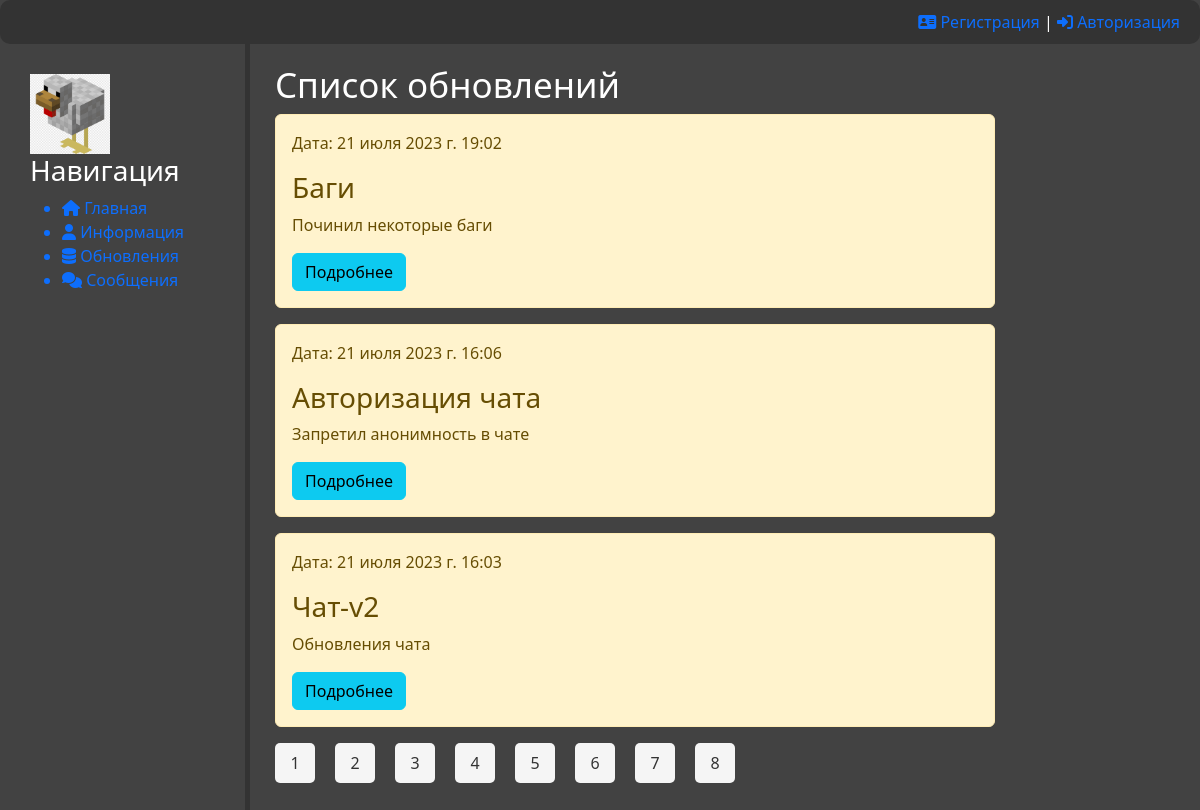
Screenshot of /database/ with the database file from the repository.
### database/models.py (models this page shows, shortened)
class Notes(models.Model):
    objects = None
    title = models.CharField('Название', max_length=50)
    anons = models.CharField('Анонс', max_length=250)
    full_text = models.TextField('Заметка')
    date = models.DateTimeField('Дата', auto_now_add=True)
    category = models.ForeignKey('Category', on_delete=models.PROTECT, null=True)
    def get_absolute_url(self):
        return reverse('note', kwargs={'note_id': self.pk})
    class Meta:
        verbose_name = 'Заметка'
        verbose_name_plural = 'Заметки'

### database/views.py (the view)
# urls.py: path('', views.UpdateHome.as_view(), name='data_base_home'),
class UpdateHome(ListView): #LoginRequiredMixin
    paginate_by = 3
    model = Notes
    template_name = 'database/home.html'
    context_object_name = 'notes'
    login_url = reverse_lazy('not_auth')
    ordering = ['-date']
    def get_context_data(self, *, object_list=None, **kwargs):
        context = super().get_context_data(**kwargs)
        context['title'] = 'Список обновлений'
        return context

### database/templates/database/home.html (shortened to what this page needs)
{% extends 'main/layout.html' %}
{% block content %}
    <div class="features">
        <h1> {{ title }} </h1>
        {% if object_list %}
            {% for elem in notes %}
                <div class="alert alert-warning">
                    <p style="margin-right: auto;"> Дата: {{elem.date}}</p>
                    <h3> {{ elem.title }} </h3>
                    <p> {{ elem.anons }} </p>
                    <a href="{{ elem.get_absolute_url }}"><button class="btn btn-info"> Подробнее </button></a>
                </div>
            {% endfor %}
        {% else %}
            <p> Обновлений нет! </p>
        {% endif %}
        <nav class="list-pages">
            <ul>
                {% for page in paginator.page_range %}
                    <li class="page-num">
                        <a href="?page={{ page }}"> {{ page }}</a>
                    </li>
                {% endfor %}
            </ul>
        </nav>
    </div>
{% endblock %}

### main/static/main/css/main.css (style rules this page uses)
:root { --white-text: #FFFFFF; --dividing-section: #333; }
body { overflow-y: hidden; background: #424242; color: var(--white-text); }
a { text-decoration: none; }
nav ul { list-style: none; display: flex; margin: 0; padding: 0; }
nav li { margin-left: 20px; }
nav li:first-child { margin-left: 0; }
main .features h1 { font-size: 35px; }

### main/static/main/css/pagination.css (style rules this page uses)
.list-pages { text-align: center; }
.list-pages ul { list-style-type: none; padding: 0; margin: 0; }
.list-pages li { display: inline-block; }
.page-num a { display: inline-block; width: 40px; height: 40px; line-height: 40px; background-color: #f5f5f5; color: #333; text-align: center; text-decoration: none; transition: background-color 0.7s ease; border-radius: 5px; }

### rows the page displays
Notes: date "21 июля 2023 г. 19:02", title "Баги", anons "Починил некоторые баги"
Notes: date "21 июля 2023 г. 16:06", title "Авторизация чата", anons "Запретил анонимность в чате"
Notes: date "21 июля 2023 г. 16:03", title "Чат-v2", anons "Обновления чата"

### other values shown
{{ title }} "Список обновлений"
{{ page }} "1" "2" "3" "4" "5" "6" "7" "8"
